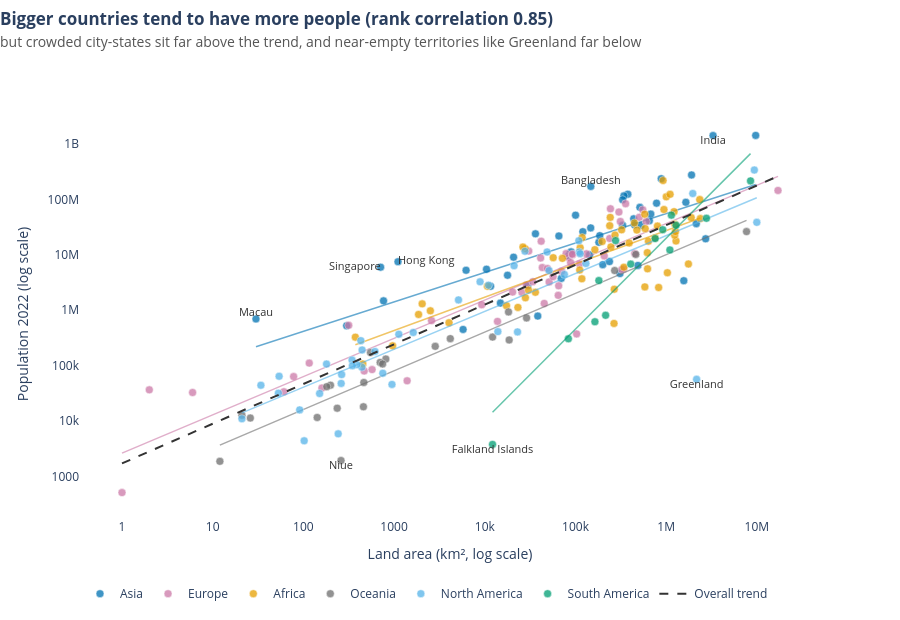

Notebook cell for this chart:
### Markdown cell above
**Chart choice & justification:** A **scatter plot on log–log axes**, because the question asks for a relationship between two numeric variables across many countries, and both span several orders of magnitude. Colour = continent with one trend line per continent (answering 'does it differ by continent'; South America's line is steeper but rests on only 14 countries), a dashed overall trend, and the biggest outliers labelled directly.

### Code cell
# Q3 — scatter plot, log-log, per-continent trend lines, outliers labelled
d = df.copy()
d['logA'], d['logP'] = np.log10(d['Area']), np.log10(d['2022 Population'])
slope, intercept = np.polyfit(d['logA'], d['logP'], 1)
d['resid'] = d['logP'] - (slope * d['logA'] + intercept)
rho = d['Area'].corr(d['2022 Population'], method='spearman')

fig = px.scatter(d, x='Area', y='2022 Population', color='Continent', hover_name='Country',
                 log_x=True, log_y=True, color_discrete_map=CONT_COLORS, opacity=0.75,
                 trendline='ols', trendline_options=dict(log_x=True, log_y=True), template='plotly_white')
fig.update_traces(selector=dict(mode='markers'), marker=dict(size=8, line=dict(width=0.5, color='white')))
fig.update_traces(selector=dict(mode='lines'), line=dict(width=1.5), opacity=0.6)   # per-continent trends
for t in fig.data:                                   # keep one legend entry per continent
    if t.mode == 'lines': t.showlegend = False

# overall trend (dashed)
xs = np.array([d['Area'].min(), d['Area'].max()])
fig.add_scatter(x=xs, y=10 ** (intercept + slope * np.log10(xs)), mode='lines',
                line=dict(color='#333333', dash='dash', width=2), name='Overall trend', hoverinfo='skip')

# label the biggest outliers (log-residuals) + India, the largest in absolute terms
out = pd.concat([d.nlargest(4, 'resid'), d.nsmallest(3, 'resid'), d[d['Country'] == 'India']]).drop_duplicates('Country')
pos = {'Macau': 'top center', 'Singapore': 'middle left', 'Hong Kong': 'middle right', 'Bangladesh': 'top center',
       'India': 'bottom center', 'Greenland': 'bottom center', 'Falkland Islands': 'bottom center', 'Niue': 'bottom center'}
fig.add_scatter(x=out['Area'], y=out['2022 Population'], mode='text', text=out['Country'],
                textposition=[pos.get(c, 'top center') for c in out['Country']],
                textfont=dict(size=11, color='#333'), showlegend=False, hoverinfo='skip')

fig.update_layout(title=insight_title(f"Bigger countries tend to have more people (rank correlation {rho:.2f})",
                                      "but crowded city-states sit far above the trend, and near-empty territories like Greenland far below"),
                  height=620, margin=dict(t=110), xaxis_title='Land area (km², log scale)',
                  yaxis_title='Population 2022 (log scale)', legend_title_text=None,
                  legend=dict(orientation='h', y=-0.15, x=0))
fig.update_xaxes(showgrid=False); fig.update_yaxes(showgrid=False)
fig.show()

### Figure 1 — Plotly figure (JSON) as saved in the notebook; plotly's stock layout.template omitted (floating-point values rounded to 4 significant figures)
{"data": [{"hovertemplate": "<b>%{hovertext}</b><br><br>Continent=Asia<br>Area=%{x}<br>2022 Population=%{y}<extra></extra>", "hovertext": ["Afghanistan", "Armenia", "Azerbaijan", "Bahrain", "Bangladesh", "Bhutan", "Brunei", "Cambodia", "China", "Georgia", "Hong Kong", "India", "Indonesia", "Iran", "Iraq", "Israel", "Japan", "Jordan", "Kazakhstan", "Kuwait", "Kyrgyzstan", "Laos", "Lebanon", "Macau", "Malaysia", "Maldives", "Mongolia", "Myanmar", "Nepal", "North Korea", "Oman", "Pakistan", "Palestine", "Philippines", "Qatar", "Saudi Arabia", "Singapore", "South Korea", "Sri Lanka", "Syria", "Taiwan", "Tajikistan", "Thailand", "Timor-Leste", "Turkey", "Turkmenistan", "United Arab Emirates", "Uzbekistan", "Vietnam", "Yemen"], "legendgroup": "Asia", "marker": {"color": "#0072B2", "line": {"color": "white", "width": 0.5}, "opacity": 0.75, "size": 8, "symbol": "circle"}, "mode": "markers", "name": "Asia", "orientation": "v", "showlegend": true, "type": "scatter", "x": [652230, 29743, 86600, 765, 147570, 38394, 5765, 181035, 9706961, 69700, 1104, 3287590, 1904569, 1648195, 438317, 20770, 377930, 89342, 2724900, 17818, 199951, 236800, 10452, 30, 330803, 300, 1564110, 676578, 147181, 120538, 309500, 881912, 6220, 342353, 11586, 2149690, 710, 100210, 65610, 185180, 36193, 143100, 513120, 14874, 783562, 488100, 83600, 447400, 331212, 527968], "xaxis": "x", "y": [41128771, 2780469, 10358074, 1472233, 171186372, 782455, 449002, 16767842, 1425887337, 3744385, 7488865, 1417173173, 275501339, 88550570, 44496122, 9038309, 123951692, 11285869, 19397998, 4268873, 6630623, 7529475, 5489739, 695168, 33938221, 523787, 3398366, 54179306, 30547580, 26069416, 4576298, 235824862, 5250072, 115559009, 2695122, 36408820, 5975689, 51815810, 21832143, 22125249, 23893394, 9952787, 71697030, 1341296, 85341241, 6430770, 9441129, 34627652, 98186856, 33696614], "yaxis": "y"}, {"hovertemplate": "<b>OLS trendline</b><br>log10(2022 Population) = 0.531246 * log10(Area) + 4.55602<br>R<sup>2</sup>=0.550401<br><br>Continent=Asia<br>Area=%{x}<br>2022 Population=%{y} <b>(trend)</b><extra></extra>", "legendgroup": "Asia", "line": {"width": 1.5}, "marker": {"color": "#0072B2", "symbol": "circle"}, "mode": "lines", "name": "Asia", "opacity": 0.6, "showlegend": false, "type": "scatter", "x": [30, 300, 710, 765, 1104, 5765, 6220, 10452, 11586, 14874, 17818, 20770, 29743, 36193, 38394, 65610, 69700, 83600, 86600, 89342, 100210, 120538, 143100, 147181, 147570, 181035, 185180, 199951, 236800, 309500, 330803, 331212, 342353, 377930, 438317, 447400, 488100, 513120, 527968, 652230, 676578, 783562, 881912, 1564110, 1648195, 1904569, 2149690, 2724900, 3287590, 9706961], "xaxis": "x", "y": [219100.0, 744700.0, 1177000.0, 1224000.0, 1488000.0, 3580000.0, 3728000.0, 4911000.0, 5188000.0, 5924000.0, 6520000.0, 7074000.0, 8560000.0, 9501000.0, 9804000.0, 13030000.0, 13460000.0, 14820000.0, 15100000.0, 15360000.0, 16320000.0, 18000000.0, 19720000.0, 20020000.0, 20050000.0, 22350000.0, 22620000.0, 23560000.0, 25770000.0, 29710000.0, 30780000.0, 30800000.0, 31350000.0, 33040000.0, 35740000.0, 36140000.0, 37850000.0, 38860000.0, 39460000.0, 44150000.0, 45010000.0, 48670000.0, 51820000.0, 70260000.0, 72240000.0, 78010000.0, 83190000.0, 94360000.0, 104300000.0, 185300000.0], "yaxis": "y"}, {"hovertemplate": "<b>%{hovertext}</b><br><br>Continent=Europe<br>Area=%{x}<br>2022 Population=%{y}<extra></extra>", "hovertext": ["Albania", "Andorra", "Austria", "Belarus", "Belgium", "Bosnia and Herzegovina", "Bulgaria", "Croatia", "Cyprus", "Czech Republic", "Denmark", "Estonia", "Faroe Islands", "Finland", "France", "Germany", "Gibraltar", "Greece", "Guernsey", "Hungary", "Iceland", "Ireland", "Isle of Man", "Italy", "Jersey", "Latvia", "Liechtenstein", "Lithuania", "Luxembourg", "Malta", "Moldova", "Monaco", "Montenegro", "Netherlands", "North Macedonia", "Norway", "Poland", "Portugal", "Romania", "Russia", "San Marino", "Serbia", "Slovakia", "Slovenia", "Spain", "Sweden", "Switzerland", "Ukraine", "United Kingdom", "Vatican City"], "legendgroup": "Europe", "marker": {"color": "#CC79A7", "line": {"color": "white", "width": 0.5}, "opacity": 0.75, "size": 8, "symbol": "circle"}, "mode": "markers", "name": "Europe", "orientation": "v", "showlegend": true, "type": "scatter", "x": [28748, 468, 83871, 207600, 30528, 51209, 110879, 56594, 9251, 78865, 43094, 45227, 1393, 338424, 551695, 357114, 6, 131990, 78, 93028, 103000, 70273, 572, 301336, 116, 64559, 160, 65300, 2586, 316, 33846, 2, 13812, 41850, 25713, 323802, 312679, 92090, 238391, 17098242, 61, 88361, 49037, 20273, 505992, 450295, 41284, 603500, 242900, 1], "xaxis": "x", "y": [2842321, 79824, 8939617, 9534954, 11655930, 3233526, 6781953, 4030358, 1251488, 10493986, 5882261, 1326062, 53090, 5540745, 64626628, 83369843, 32649, 10384971, 63301, 9967308, 372899, 5023109, 84519, 59037474, 110778, 1850651, 39327, 2750055, 647599, 533286, 3272996, 36469, 627082, 17564014, 2093599, 5434319, 39857145, 10270865, 19659267, 144713314, 33660, 7221365, 5643453, 2119844, 47558630, 10549347, 8740472, 39701739, 67508936, 510], "yaxis": "y"}, {"hovertemplate": "<b>OLS trendline</b><br>log10(2022 Population) = 0.690579 * log10(Area) + 3.41966<br>R<sup>2</sup>=0.853035<br><br>Continent=Europe<br>Area=%{x}<br>2022 Population=%{y} <b>(trend)</b><extra></extra>", "legendgroup": "Europe", "line": {"width": 1.5}, "marker": {"color": "#CC79A7", "symbol": "circle"}, "mode": "lines", "name": "Europe", "opacity": 0.6, "showlegend": false, "type": "scatter", "x": [1, 2, 6, 61, 78, 116, 160, 316, 468, 572, 1393, 2586, 9251, 13812, 20273, 25713, 28748, 30528, 33846, 41284, 41850, 43094, 45227, 49037, 51209, 56594, 64559, 65300, 70273, 78865, 83871, 88361, 92090, 93028, 103000, 110879, 131990, 207600, 238391, 242900, 301336, 312679, 323802, 338424, 357114, 450295, 505992, 551695, 603500, 17098242], "xaxis": "x", "y": [2628.0, 4242.0, 9058.0, 44930.0, 53250.0, 70040.0, 87450.0, 139900.0, 183500.0, 210800.0, 389800.0, 597500.0, 1441000.0, 1900000.0, 2477000.0, 2919000.0, 3153000.0, 3286000.0, 3529000.0, 4048000.0, 4086000.0, 4170000.0, 4311000.0, 4559000.0, 4697000.0, 5033000.0, 5512000.0, 5556000.0, 5844000.0, 6329000.0, 6604000.0, 6846000.0, 7044000.0, 7094000.0, 7611000.0, 8008000.0, 9032000.0, 12350000.0, 13590000.0, 13760000.0, 15970000.0, 16390000.0, 16790000.0, 17310000.0, 17960000.0, 21080000.0, 22850000.0, 24250000.0, 25800000.0, 259800000.0], "yaxis": "y"}, {"hovertemplate": "<b>%{hovertext}</b><br><br>Continent=Africa<br>Area=%{x}<br>2022 Population=%{y}<extra></extra>", "hovertext": ["Algeria", "Angola", "Benin", "Botswana", "Burkina Faso", "Burundi", "Cameroon", "Cape Verde", "Central African Republic", "Chad", "Comoros", "Djibouti", "DR Congo", "Egypt", "Equatorial Guinea", "Eritrea", "Eswatini", "Ethiopia", "Gabon", "Gambia", "Ghana", "Guinea", "Guinea-Bissau", "Ivory Coast", "Kenya", "Lesotho", "Liberia", "Libya", "Madagascar", "Malawi", "Mali", "Mauritania", "Mauritius", "Mayotte", "Morocco", "Mozambique", "Namibia", "Niger", "Nigeria", "Republic of the Congo", "Reunion", "Rwanda", "Sao Tome and Principe", "Senegal", "Seychelles", "Sierra Leone", "Somalia", "South Africa", "South Sudan", "Sudan", "Tanzania", "Togo", "Tunisia", "Uganda", "Western Sahara", "Zambia", "Zimbabwe"], "legendgroup": "Africa", "marker": {"color": "#E69F00", "line": {"color": "white", "width": 0.5}, "opacity": 0.75, "size": 8, "symbol": "circle"}, "mode": "markers", "name": "Africa", "orientation": "v", "showlegend": true, "type": "scatter", "x": [2381741, 1246700, 112622, 582000, 272967, 27834, 475442, 4033, 622984, 1284000, 1862, 23200, 2344858, 1002450, 28051, 117600, 17364, 1104300, 267668, 10689, 238533, 245857, 36125, 322463, 580367, 30355, 111369, 1759540, 587041, 118484, 1240192, 1030700, 2040, 374, 446550, 801590, 825615, 1267000, 923768, 342000, 2511, 26338, 964, 196722, 452, 71740, 637657, 1221037, 619745, 1886068, 945087, 56785, 163610, 241550, 266000, 752612, 390757], "xaxis": "x", "y": [44903225, 35588987, 13352864, 2630296, 22673762, 12889576, 27914536, 593149, 5579144, 17723315, 836774, 1120849, 99010212, 110990103, 1674908, 3684032, 1201670, 123379924, 2388992, 2705992, 33475870, 13859341, 2105566, 28160542, 54027487, 2305825, 5302681, 6812341, 29611714, 20405317, 22593590, 4736139, 1299469, 326101, 37457971, 32969517, 2567012, 26207977, 218541212, 5970424, 974052, 13776698, 227380, 17316449, 107118, 8605718, 17597511, 59893885, 10913164, 46874204, 65497748, 8848699, 12356117, 47249585, 575986, 20017675, 16320537], "yaxis": "y"}, {"hovertemplate": "<b>OLS trendline</b><br>log10(2022 Population) = 0.600851 * log10(Area) + 3.83053<br>R<sup>2</sup>=0.637533<br><br>Continent=Africa<br>Area=%{x}<br>2022 Population=%{y} <b>(trend)</b><extra></extra>", "legendgroup": "Africa", "line": {"width": 1.5}, "marker": {"color": "#E69F00", "symbol": "circle"}, "mode": "lines", "name": "Africa", "opacity": 0.6, "showlegend": false, "type": "scatter", "x": [374, 452, 964, 1862, 2040, 2511, 4033, 10689, 17364, 23200, 26338, 27834, 28051, 30355, 36125, 56785, 71740, 111369, 112622, 117600, 118484, 163610, 196722, 238533, 241550, 245857, 266000, 267668, 272967, 322463, 342000, 390757, 446550, 475442, 580367, 582000, 587041, 619745, 622984, 637657, 752612, 801590, 825615, 923768, 945087, 1002450, 1030700, 1104300, 1221037, 1240192, 1246700, 1267000, 1284000, 1759540, 1886068, 2344858, 2381741], "xaxis": "x", "y": [237900.0, 266600.0, 420300.0, 624200.0, 659400.0, 747000.0, 993100.0, 1784000.0, 2387000.0, 2841000.0, 3066000.0, 3170000.0, 3185000.0, 3339000.0, 3708000.0, 4865000.0, 5599000.0, 7293000.0, 7342000.0, 7535000.0, 7569000.0, 9189000.0, 10260000.0, 11520000.0, 11610000.0, 11740000.0, 12300000.0, 12350000.0, 12500000.0, 13810000.0, 14310000.0, 15500000.0, 16800000.0, 17440000.0, 19660000.0, 19700000.0, 19800000.0, 20450000.0, 20520000.0, 20810000.0, 22990000.0, 23870000.0, 24300000.0, 26000000.0, 26360000.0, 27310000.0, 27770000.0, 28940000.0, 30740000.0, 31030000.0, 31130000.0, 31430000.0, 31690000.0, 38290000.0, 39920000.0, 45500000.0, 45930000.0], "yaxis": "y"}, {"hovertemplate": "<b>%{hovertext}</b><br><br>Continent=Oceania<br>Area=%{x}<br>2022 Population=%{y}<extra></extra>", "hovertext": ["American Samoa", "Australia", "Cook Islands", "Fiji", "French Polynesia", "Guam", "Kiribati", "Marshall Islands", "Micronesia", "Nauru", "New Caledonia", "New Zealand", "Niue", "Northern Mariana Islands", "Palau", "Papua New Guinea", "Samoa", "Solomon Islands", "Tokelau", "Tonga", "Tuvalu", "Vanuatu", "Wallis and Futuna"], "legendgroup": "Oceania", "marker": {"color": "#6E6E6E", "line": {"color": "white", "width": 0.5}, "opacity": 0.75, "size": 8, "symbol": "circle"}, "mode": "markers", "name": "Oceania", "orientation": "v", "showlegend": true, "type": "scatter", "x": [199, 7692024, 236, 18272, 4167, 549, 811, 181, 702, 21, 18575, 270467, 260, 464, 459, 462840, 2842, 28896, 12, 747, 26, 12189, 142], "xaxis": "x", "y": [44273, 26177413, 17011, 929766, 306279, 171774, 131232, 41569, 114164, 12668, 289950, 5185288, 1934, 49551, 18055, 10142619, 222382, 724273, 1871, 106858, 11312, 326740, 11572], "yaxis": "y"}, {"hovertemplate": "<b>OLS trendline</b><br>log10(2022 Population) = 0.698367 * log10(Area) + 2.81138<br>R<sup>2</sup>=0.884917<br><br>Continent=Oceania<br>Area=%{x}<br>2022 Population=%{y} <b>(trend)</b><extra></extra>", "legendgroup": "Oceania", "line": {"width": 1.5}, "marker": {"color": "#6E6E6E", "symbol": "circle"}, "mode": "lines", "name": "Oceania", "opacity": 0.6, "showlegend": false, "type": "scatter", "x": [12, 21, 26, 142, 181, 199, 236, 260, 459, 464, 549, 702, 747, 811, 2842, 4167, 12189, 18272, 18575, 28896, 270467, 462840, 7692024], "xaxis": "x", "y": [3673.0, 5430.0, 6303.0, 20630.0, 24440.0, 26110.0, 29410.0, 31470.0, 46810.0, 47160.0, 53040.0, 62980.0, 65770.0, 69650.0, 167200.0, 218400.0, 462300.0, 613300.0, 620400.0, 844700.0, 4027000.0, 5860000.0, 41720000.0], "yaxis": "y"}, {"hovertemplate": "<b>%{hovertext}</b><br><br>Continent=North America<br>Area=%{x}<br>2022 Population=%{y}<extra></extra>", "hovertext": ["Anguilla", "Antigua and Barbuda", "Aruba", "Bahamas", "Barbados", "Belize", "Bermuda", "British Virgin Islands", "Canada", "Cayman Islands", "Costa Rica", "Cuba", "Curacao", "Dominica", "Dominican Republic", "El Salvador", "Greenland", "Grenada", "Guadeloupe", "Guatemala", "Haiti", "Honduras", "Jamaica", "Martinique", "Mexico", "Montserrat", "Nicaragua", "Panama", "Puerto Rico", "Saint Barthelemy", "Saint Kitts and Nevis", "Saint Lucia", "Saint Martin", "Saint Pierre and Miquelon", "Saint Vincent and the Grenadines", "Sint Maarten", "Trinidad and Tobago", "Turks and Caicos Islands", "United States", "United States Virgin Islands"], "legendgroup": "North America", "marker": {"color": "#56B4E9", "line": {"color": "white", "width": 0.5}, "opacity": 0.75, "size": 8, "symbol": "circle"}, "mode": "markers", "name": "North America", "orientation": "v", "showlegend": true, "type": "scatter", "x": [91, 442, 180, 13943, 430, 22966, 54, 151, 9984670, 264, 51100, 109884, 444, 751, 48671, 21041, 2166086, 344, 1628, 108889, 27750, 112492, 10991, 1128, 1964375, 102, 130373, 75417, 8870, 21, 261, 616, 53, 242, 389, 34, 5130, 948, 9372610, 347], "xaxis": "x", "y": [15857, 93763, 106445, 409984, 281635, 405272, 64184, 31305, 38454327, 68706, 5180829, 11212191, 191163, 72737, 11228821, 6336392, 56466, 125438, 395752, 17843908, 11584996, 10432860, 2827377, 367507, 127504125, 4390, 6948392, 4408581, 3252407, 10967, 47657, 179857, 31791, 5862, 103948, 44175, 1531044, 45703, 338289857, 99465], "yaxis": "y"}, {"hovertemplate": "<b>OLS trendline</b><br>log10(2022 Population) = 0.683723 * log10(Area) + 3.24326<br>R<sup>2</sup>=0.730474<br><br>Continent=North America<br>Area=%{x}<br>2022 Population=%{y} <b>(trend)</b><extra></extra>", "legendgroup": "North America", "line": {"width": 1.5}, "marker": {"color": "#56B4E9", "symbol": "circle"}, "mode": "lines", "name": "North America", "opacity": 0.6, "showlegend": false, "type": "scatter", "x": [21, 34, 53, 54, 91, 102, 151, 180, 242, 261, 264, 344, 347, 389, 430, 442, 444, 616, 751, 948, 1128, 1628, 5130, 8870, 10991, 13943, 21041, 22966, 27750, 48671, 51100, 75417, 108889, 109884, 112492, 130373, 1964375, 2166086, 9372610, 9984670], "xaxis": "x", "y": [14040.0, 19510.0, 26440.0, 26780.0, 38260.0, 41360.0, 54090.0, 60990.0, 74670.0, 78630.0, 79240.0, 94960.0, 95530.0, 103300.0, 110600.0, 112700.0, 113100.0, 141400.0, 162000.0, 189900.0, 213900.0, 274900.0, 602500.0, 876100.0, 1014000.0, 1194000.0, 1581000.0, 1679000.0, 1911000.0, 2806000.0, 2901000.0, 3785000.0, 4866000.0, 4896000.0, 4975000.0, 5503000.0, 35160000.0, 37590000.0, 102300000.0, 106900000.0], "yaxis": "y"}, {"hovertemplate": "<b>%{hovertext}</b><br><br>Continent=South America<br>Area=%{x}<br>2022 Population=%{y}<extra></extra>", "hovertext": ["Argentina", "Bolivia", "Brazil", "Chile", "Colombia", "Ecuador", "Falkland Islands", "French Guiana", "Guyana", "Paraguay", "Peru", "Suriname", "Uruguay", "Venezuela"], "legendgroup": "South America", "marker": {"color": "#009E73", "line": {"color": "white", "width": 0.5}, "opacity": 0.75, "size": 8, "symbol": "circle"}, "mode": "markers", "name": "South America", "orientation": "v", "showlegend": true, "type": "scatter", "x": [2780400, 1098581, 8515767, 756102, 1141748, 276841, 12173, 83534, 214969, 406752, 1285216, 163820, 181034, 916445], "xaxis": "x", "y": [45510318, 12224110, 215313498, 19603733, 51874024, 18001000, 3780, 304557, 808726, 6780744, 34049588, 618040, 3422794, 28301696], "yaxis": "y"}, {"hovertemplate": "<b>OLS trendline</b><br>log10(2022 Population) = 1.64066 * log10(Area) + -2.54503<br>R<sup>2</sup>=0.890857<br><br>Continent=South America<br>Area=%{x}<br>2022 Population=%{y} <b>(trend)</b><extra></extra>", "legendgroup": "South America", "line": {"width": 1.5}, "marker": {"color": "#009E73", "symbol": "circle"}, "mode": "lines", "name": "South America", "opacity": 0.6, "showlegend": false, "type": "scatter", "x": [12173, 83534, 163820, 181034, 214969, 276841, 406752, 756102, 916445, 1098581, 1141748, 1285216, 2780400, 8515767], "xaxis": "x", "y": [14380.0, 338900.0, 1023000.0, 1206000.0, 1598000.0, 2420000.0, 4550000.0, 12580000.0, 17250000.0, 23220000.0, 24740000.0, 30040000.0, 106600000.0, 668500000.0], "yaxis": "y"}, {"hoverinfo": "skip", "line": {"color": "#333333", "dash": "dash", "width": 2}, "mode": "lines", "name": "Overall trend", "type": "scatter", "x": [1, 17098242], "y": [1715.0, 261700000.0]}, {"hoverinfo": "skip", "mode": "text", "showlegend": false, "text": ["Macau", "Singapore", "Hong Kong", "Bangladesh", "Greenland", "Falkland Islands", "Niue", "India"], "textfont": {"color": "#333", "size": 11}, "textposition": ["top center", "middle left", "middle right", "top center", "bottom center", "bottom center", "bottom center", "bottom center"], "type": "scatter", "x": [30, 710, 1104, 147570, 2166086, 12173, 260, 3287590], "y": [695168, 5975689, 7488865, 171186372, 56466, 3780, 1934, 1417173173]}], "layout": {"height": 620, "legend": {"orientation": "h", "title": {}, "tracegroupgap": 0, "x": 0, "y": -0.15}, "margin": {"t": 110}, "title": {"text": "<b>Bigger countries tend to have more people (rank correlation 0.85)</b><br><span style='font-size:14px;color:#555'>but crowded city-states sit far above the trend, and near-empty territories like Greenland far below</span>", "x": 0, "xanchor": "left", "y": 0.96, "yanchor": "top"}, "xaxis": {"anchor": "y", "domain": [0, 1], "showgrid": false, "title": {"text": "Land area (km², log scale)"}, "type": "log"}, "yaxis": {"anchor": "x", "domain": [0, 1], "showgrid": false, "title": {"text": "Population 2022 (log scale)"}, "type": "log"}}}
